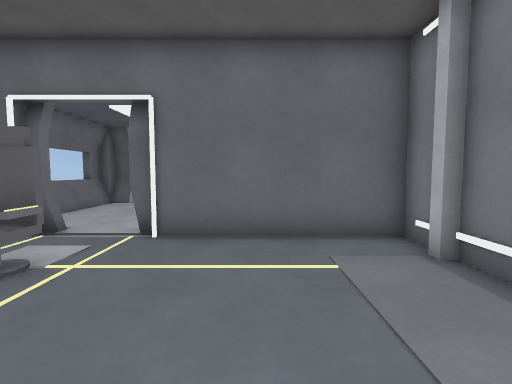
View 1 (above)

23 first-person views from a walk through a Godot game level. The camera is 1.4 m above the floor, tilts 4° down and sees 85° across. The floor is counted in squares, 0.94 m on a side. Each view is taken from the middle of a square. On the plan, view 1 faces up. The plan holds only what a view shows up to about 14 squares ahead; the rest is blank. Surface patterns are stand-ins for the level's own textures.

View 2
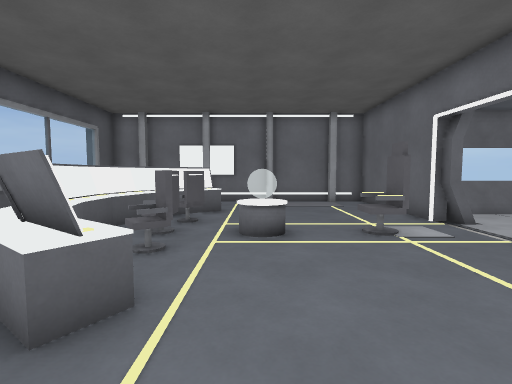

View 3
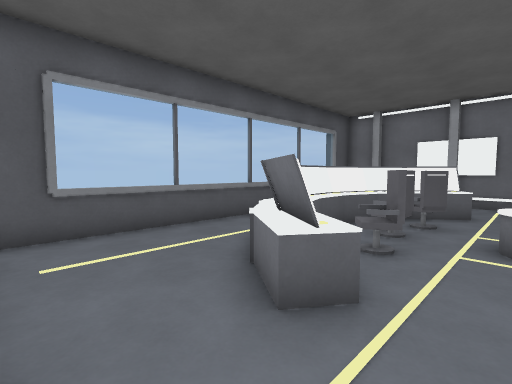

View 4
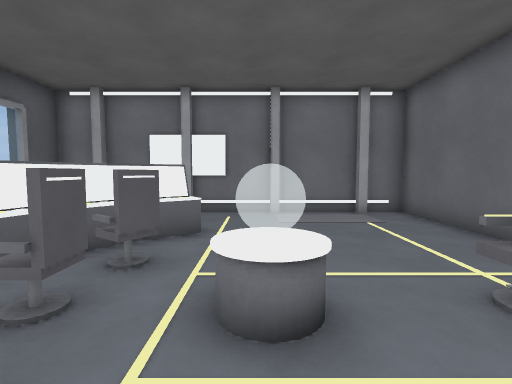

View 5
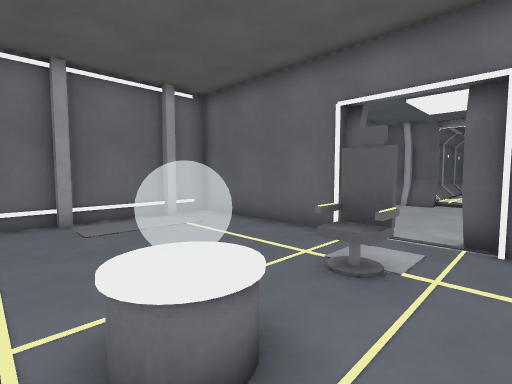

View 6
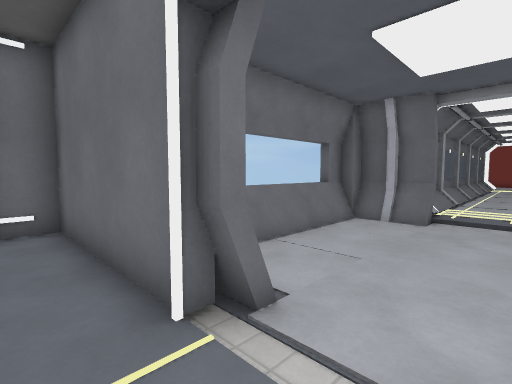

View 7
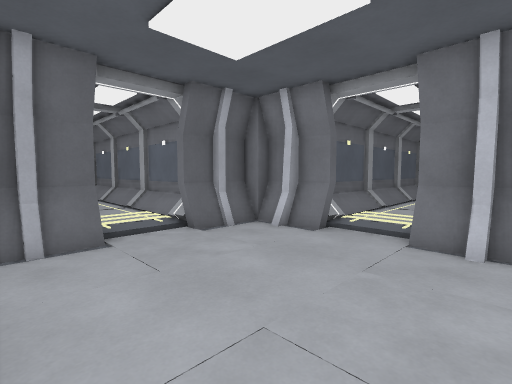

View 8
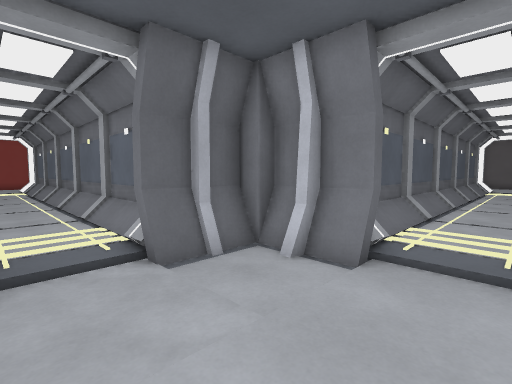

View 9
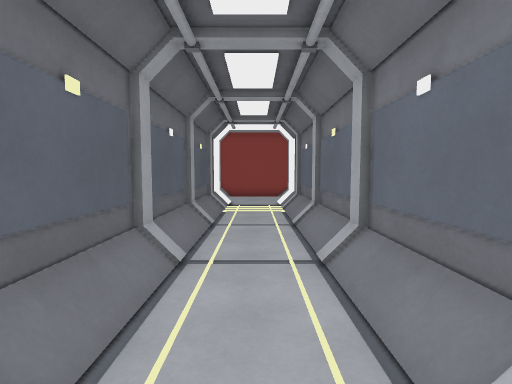

View 10
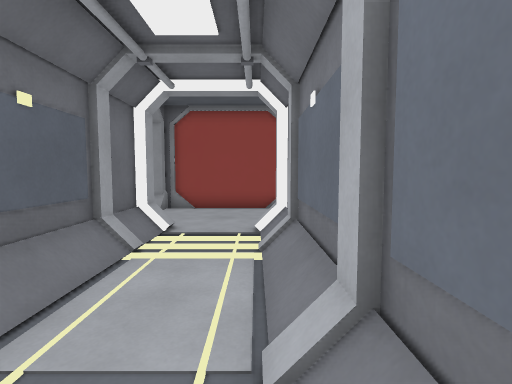

View 11
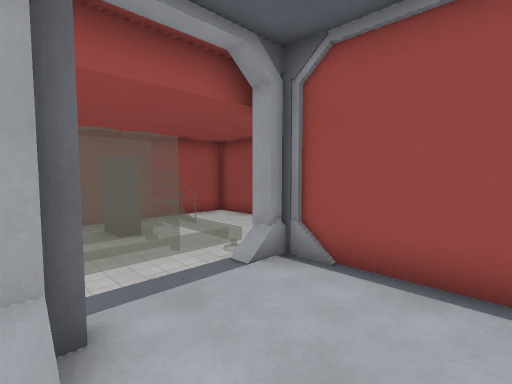

View 12
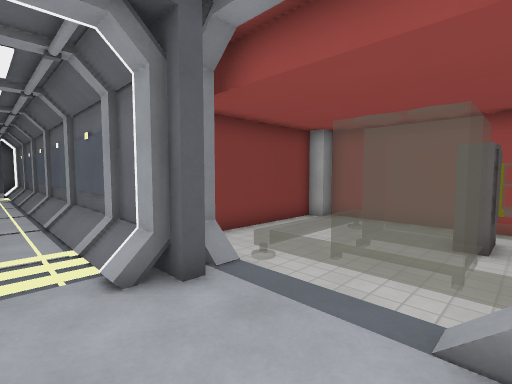

View 13
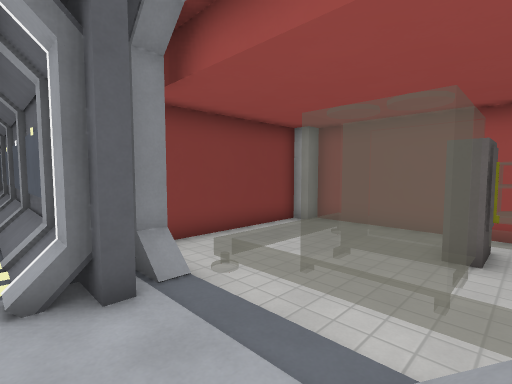

View 14
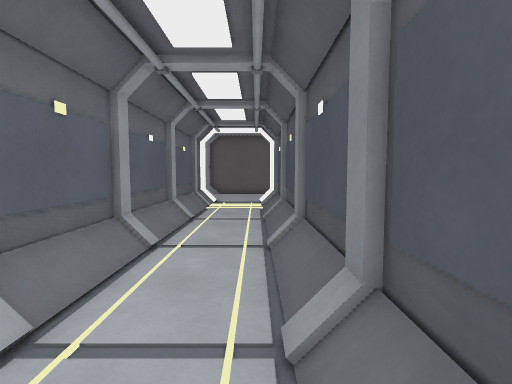

View 15
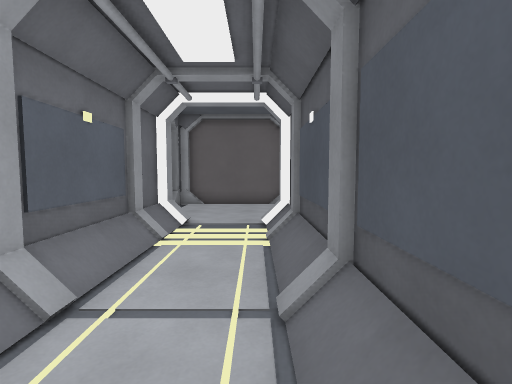

View 16
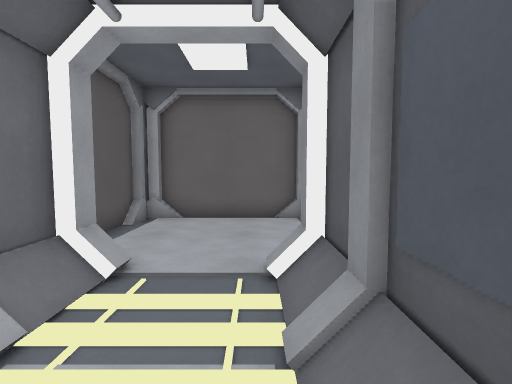

View 17
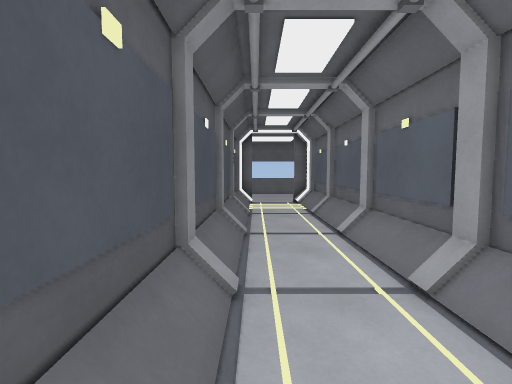

View 18
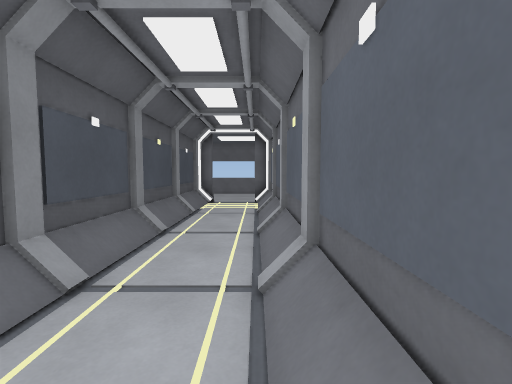

View 19
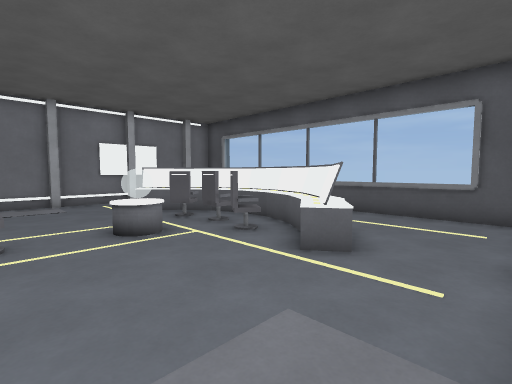

View 20
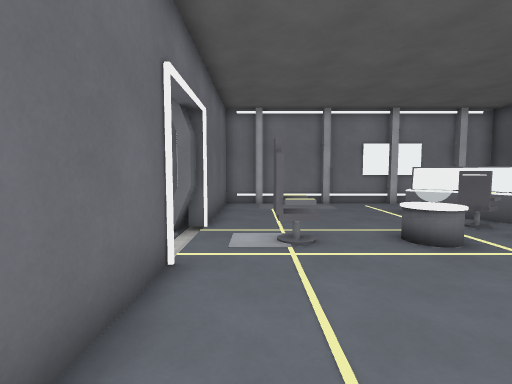

View 21
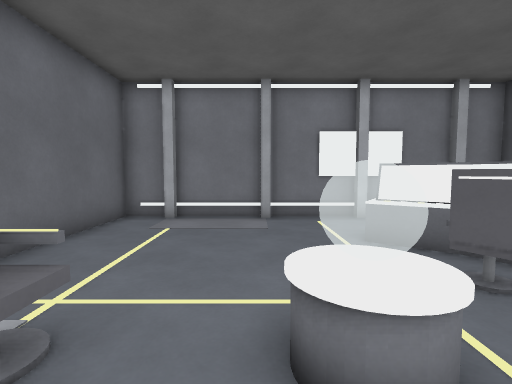

View 22
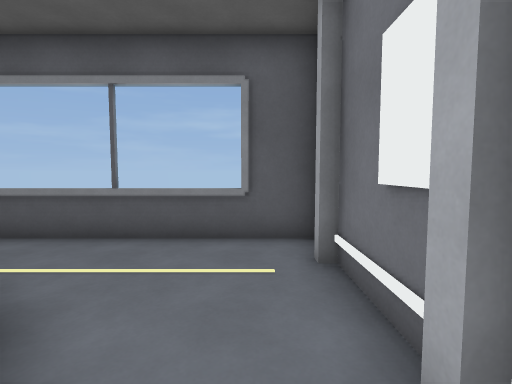

View 23
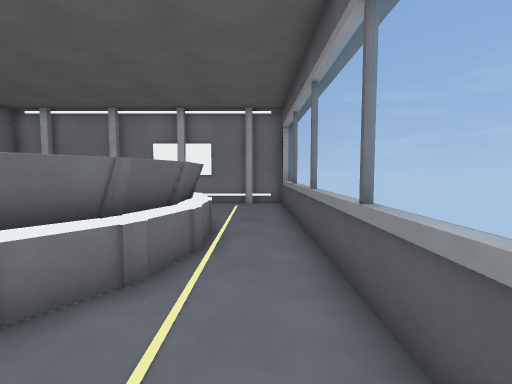

### Floor plan
Key: @ floor where view 1 was taken; # wall or solid block; . main floor; : floor 0.25 m higher than the main floor; / step, stairs or slope; = window, fence, low wall or low ledge; ^ raised ledge; C chair; N console; P pillar; O other object.
Columns run from 14 left of view 1 to 25 right of it. Each row starts with its distance up from view 1.
 43 ###
 42 #...
 41 #....
 40 #.....
 39 #.O....######
 38 #. ...//::::
 37 #.=#  /.::::
 36 #.//  /.::::
 35 #./   /.::::
 34 #.//////#::/#
 33 #......##../#
 32 #...... #../#
 31 #########../#
 30         #../#
 29         #../#
 28         #../#
 27         #../#
 26         #../#
 25         #../#
 24         #../#
 23         #../#
 22         #../#
 21         #../#
 20         #../#
 19         #../#
 18          ../#
 17          ../#
 16          ../#
 15       ###///##
 14       #.=...=##                     ###
 13       =......#####################::::##
 12       =.......#///////////////////::::.#
 11       =......./...................::::.#
 10       =......./...................::::.#
  9       =.......#################### :::/#
  8       #.......#                       ##
  7   #######...#######
  6   #...............#
  5   #...............#
  4   #.......C.......#
  3   #...............#
  2   #.......^.......#
  1   #.......^.......#
  0   #...........@...#
 -1   #...N.CCCCC.NN..#
 -2   #...NNN.C.NNN...#
 -3   #....NNNNNNN....#
 -4   #......NNN......#
 -5   ##.............##
 -6    PP========#==###
 -7    PP####       #

Where each view was taken, in squares from view 1:
view 1: 0 up, 0 right, facing up
view 2: 1 up, 3 right, facing left
view 3: 1 up, 3 right, facing down-left
view 4: 1 up, 1 left, facing left
view 5: 0 up, 2 left, facing up-left
view 6: 5 up, 3 left, facing up-left
view 7: 8 up, 7 left, facing up-right
view 8: 10 up, 5 left, facing up-right
view 9: 21 up, 4 left, facing up
view 10: 27 up, 3 left, facing up
view 11: 34 up, 3 left, facing up-left
view 12: 38 up, 4 left, facing down-left
view 13: 38 up, 5 left, facing down-left
view 14: 10 up, 5 right, facing right
view 15: 10 up, 11 right, facing right
view 16: 10 up, 15 right, facing right
view 17: 10 up, 14 right, facing left
view 18: 12 up, 14 right, facing left
view 19: 4 up, 11 left, facing down-right
view 20: 5 up, 10 left, facing right
view 21: 2 up, 6 left, facing right
view 22: 0 up, 10 left, facing down
view 23: 5 down, 10 left, facing right
